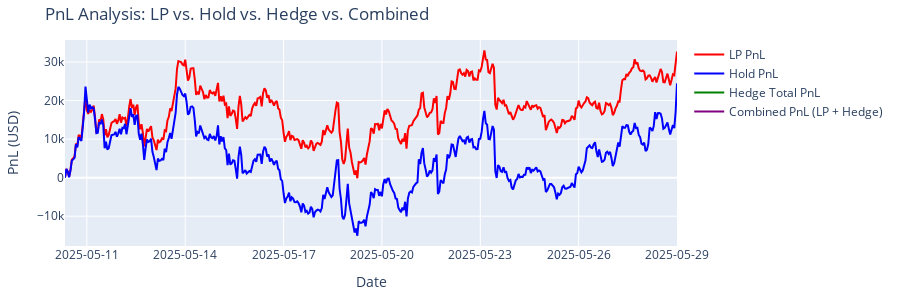

The notebook cell this image was saved under:
### Code cell


### Figure 1 — Plotly figure (JSON) as saved in the notebook; plotly's stock layout.template omitted (floating-point values rounded to 4 significant figures; data arrays with more than 128 entries replaced by an {"elided": "..."} marker saying what was removed)
{"data": [{"line": {"color": "red", "width": 2}, "name": "LP PnL", "type": "scatter", "x": {"elided": "449 str values"}, "y": {"elided": "449 float values"}}, {"line": {"color": "blue", "width": 2}, "name": "Hold PnL", "type": "scatter", "x": {"elided": "449 str values"}, "y": {"elided": "449 float values"}}, {"line": {"color": "green", "width": 2}, "name": "Hedge Total PnL", "type": "scatter", "x": {"elided": "449 str values"}, "y": {"elided": "449 float values"}}, {"line": {"color": "purple", "width": 2}, "name": "Combined PnL (LP + Hedge)", "type": "scatter", "x": {"elided": "449 str values"}, "y": {"elided": "449 float values"}}], "layout": {"height": 300, "margin": {"b": 20, "l": 20, "r": 20, "t": 40}, "title": {"text": "PnL Analysis: LP vs. Hold vs. Hedge vs. Combined"}, "xaxis": {"tickformat": "%Y-%m-%d", "tickmode": "auto", "title": {"text": "Date"}, "type": "date"}, "yaxis": {"title": {"text": "PnL (USD)"}}}}
